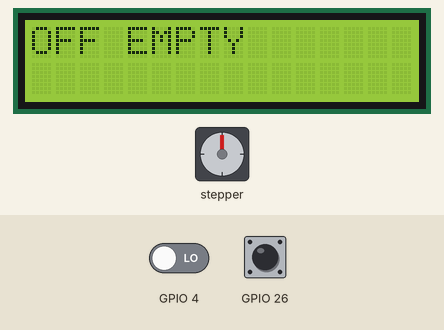
This program was run on a simulated Raspberry Pi (BCM pin numbers). Parts: 16×2 character LCD, stepper motor. Inputs (shaded band) come from the test bench; at power-on: GPIO 26 HIGH, GPIO 4 LOW. The stepper is drawn at 2048 steps a turn; library files of the repository ran but are not shown: lcd_api.py, i2c_lcd.py.

Above: at 1.2 s.
1.3 s: GPIO 26 pulled LOW for 1 s
At 3.87 s:
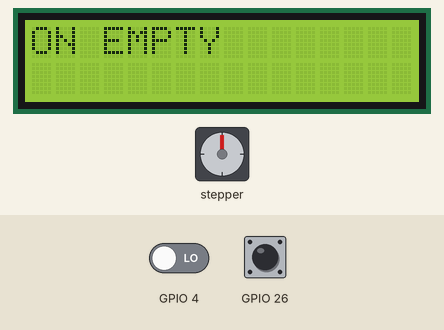
5.3 s: GPIO 4 driven HIGH
At 6.5 s:
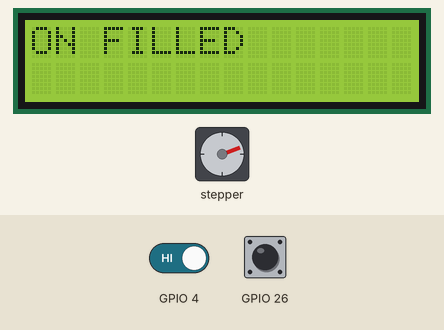
8.3 s: GPIO 26 pulled LOW for 3.2 s
At 12.01 s:
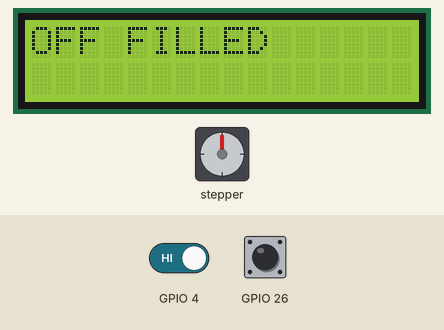
13.0 s: GPIO 4 driven LOW
At 13.38 s:
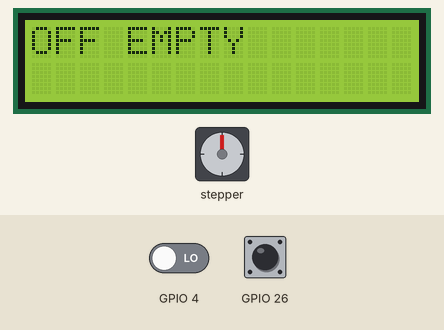
Timing chart, 0 to 16.0 s (numbered marks = the images above; inputs shaded):
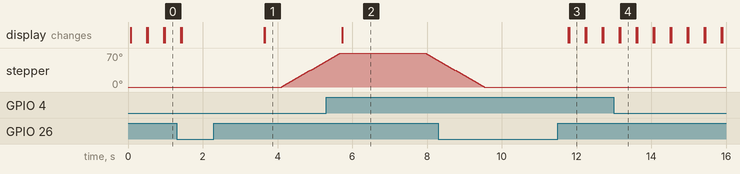

Measured:
- after the input at 1.3 s, stepper: keeps turning clockwise at about 45°/s, starting after 2.8 s; the display: first differs from a run without the input after 2.4 s (image 1)
- after the input at 5.3 s, the display: changes after 0.43 s (image 2)
- after the input at 8.3 s, the display: first differs from a run without the input after 3.5 s (image 3)
- after the input at 13.0 s, the display: first differs from a run without the input after 0.18 s (image 4)
- what the display in image 3 shows lasts 0.4 s, from 11.8 s to 12.2 s

The program:

main.py
```python
from motor import Motor
from force_sensor import Sensor
from button import Button
from display import Display
import RPi.GPIO as GPIO
import time
import sys


def main():
    motor=Motor()
    sensor=Sensor()
    button=Button()
    display=Display()

    while True:
        display.print_state(button.get_state(), sensor.get_input())
        button.check_input()
        display.print_state(button.get_state(), sensor.get_input())
        if (not sensor.get_input() and button.get_state()):
            display.print_state(button.get_state(), sensor.get_input())
            motor.rotate(False,800)
            display.print_state(button.get_state(), sensor.get_input())
            time.sleep(2)
            motor.rotate(True,800)

try:
    main()
except KeyboardInterrupt:
    sys.exit( 1 )
```

motor.py
```python
import RPi.GPIO as GPIO
import time

class Motor:
    in1 = 17
    in2 = 18
    in3 = 27
    in4 = 22
    step_sleep = 0.002
    step_count = 4096 #360 deg = 4096
    deg_divider=2
    rotation_deg=step_count/deg_divider
    direction = False
    step_sequence = [[1,0,0,1],
                 [1,0,0,0],
                 [1,1,0,0],
                 [0,1,0,0],
                 [0,1,1,0],
                 [0,0,1,0],
                 [0,0,1,1],
                 [0,0,0,1]]

    def __init__(self):
        GPIO.setmode(GPIO.BCM)
        # setting up
        GPIO.setup( self.in1, GPIO.OUT )
        GPIO.setup( self.in2, GPIO.OUT )
        GPIO.setup( self.in3, GPIO.OUT )
        GPIO.setup( self.in4, GPIO.OUT )
        # initializing
        GPIO.output( self.in1, GPIO.LOW )
        GPIO.output( self.in2, GPIO.LOW )
        GPIO.output( self.in3, GPIO.LOW )
        GPIO.output( self.in4, GPIO.LOW )
        self.motor_pins = [self.in1,self.in2,self.in3,self.in4]
        self.motor_step_counter = 0

    def rotate(self):
        for i in range(int(self.rotation_deg)):
            for pin in range(0, len(self.motor_pins)):
                GPIO.output( self.motor_pins[pin], self.step_sequence[self.motor_step_counter][pin] )
            if self.direction==True:
                self.motor_step_counter = (self.motor_step_counter - 1) % 8
            elif self.direction==False:
                self.motor_step_counter = (self.motor_step_counter + 1) % 8
            else: # defensive programming
                print( "uh oh... direction should *always* be either True or False" )
                #cleanup()
                exit( 1 )
            time.sleep( self.step_sleep )

    def rotate(self,direction,angle):
        for i in range(int(angle)):
            for pin in range(0, len(self.motor_pins)):
                GPIO.output( self.motor_pins[pin], self.step_sequence[self.motor_step_counter][pin] )
            if direction==True:
                self.motor_step_counter = (self.motor_step_counter - 1) % 8
            elif direction==False:
                self.motor_step_counter = (self.motor_step_counter + 1) % 8
            else: # defensive programming
                print( "uh oh... direction should *always* be either True or False" )
                #cleanup()
                exit( 1 )
            time.sleep(self.step_sleep)
```

force_sensor.py
```python
import RPi.GPIO as GPIO
import time

class Sensor:

    def __init__(self):
        GPIO.setmode(GPIO.BCM)
        GPIO.setup(4,GPIO.IN)

    def get_input(self):
        return GPIO.input(4)
      
```

button.py
```python
import RPi.GPIO as GPIO
import time

class Button:

    def __init__(self):
        GPIO.setmode(GPIO.BCM)
        GPIO.setup(26,GPIO.IN,pull_up_down=GPIO.PUD_UP)
        self.is_activated=0

    def get_state(self):
        return self.is_activated

    def check_input(self):
        if (not GPIO.input(26)):
            self.is_activated = not self.is_activated
            time.sleep(2)
        
```

display.py
```python
from lcd_api import LcdApi
from i2c_lcd import I2cLcd
import time


class Display:
    I2C_ADDR = 0x27
    I2C_NUM_ROWS = 2
    I2C_NUM_COLS = 16
    lcd = I2cLcd(1, I2C_ADDR, I2C_NUM_ROWS, I2C_NUM_COLS)

    def print_state(self, is_activated, is_pressed):
        self.lcd.clear()
        if (is_activated):
            self.lcd.putstr("ON")
        else:
            self.lcd.putstr("OFF")

        if (is_pressed):
            self.lcd.putstr(" FILLED")
        else:
            self.lcd.putstr(" EMPTY")
        time.sleep(0.2)
```
